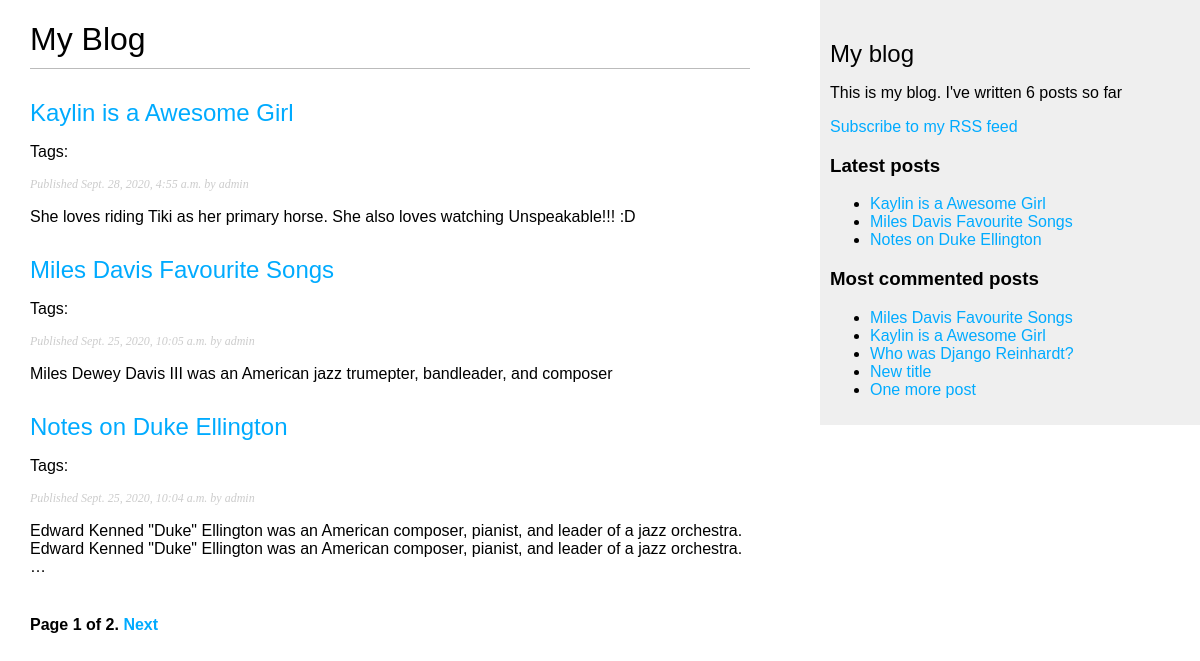
/blog/, run on an earlier commit of the app's database.
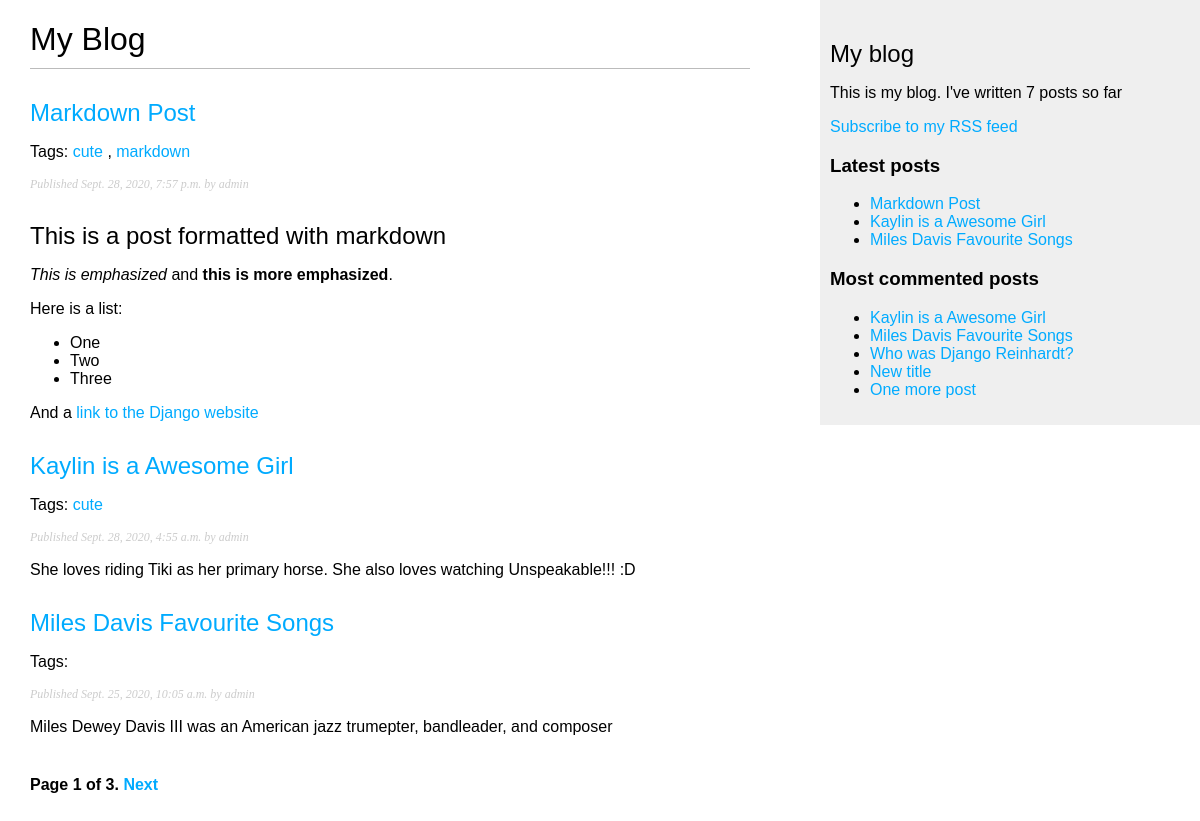
And on a later commit of the database.
### blog/models.py (models this page shows, shortened)
class Post(models.Model):
    STATUS_CHOICES = (
        ('draft', 'Draft'),
        ('published', 'Published'),
    )
    title = models.CharField(max_length=250)
    slug = models.SlugField(max_length=250,
                            unique_for_date='publish')
    author = models.ForeignKey(User,
                               on_delete=models.CASCADE,
                               related_name='blog_posts')
    body = models.TextField()
    publish = models.DateTimeField(default=timezone.now)
    created = models.DateTimeField(auto_now_add=True)
    updated = models.DateTimeField(auto_now=True)
    status = models.CharField(max_length=10,
                              choices=STATUS_CHOICES,
                              default='draft')
    objects = models.Manager()  # The default manager
    published = PublishedManager()  # Custom Manager
    tags = TaggableManager()
    class Meta:
        ordering = ('-publish',)
    def get_absolute_url(self):
        return reverse('blog:post_detail',
                       args=[self.publish.year,
                             self.publish.month,
                             self.publish.day,
                             self.slug])

### blog/views.py (the view)
# urls.py: path('', views.post_list, name='post_list'),
def post_list(request, tag_slug=None):
    object_list = Post.published.all()
    tag = None
    if tag_slug:
        tag = get_object_or_404(Tag, slug=tag_slug)
        object_list = object_list.filter(tags__in=[tag])
    paginator = Paginator(object_list, 3)  # number of posts in each page
    page = request.GET.get('page')
    try:
        posts = paginator.page(page)
    except PageNotAnInteger:
        posts = paginator.page(1)
    except EmptyPage:
        posts = paginator.page(paginator.num_pages)
    return render(request,
                  'blog/post/list.html',
                  {'page': page,
                   'posts': posts,
                   'tag': tag})

### blog/models.py (called while the page is built)
    def get_queryset(self):
        return super(PublishedManager,
                     self) \
            .get_queryset() \
            .filter(status='published')

### blog/templatetags/blog_tags.py (called while the page is built)
@register.filter(name='markdown')
def markdown_format(text):
    return mark_safe(markdown.markdown(text))

@register.simple_tag
def total_posts():
    return Post.published.count()

@register.simple_tag
def get_most_commented_posts(count=5):
    return Post.published.annotate(
        total_comments=Count('comments')
    ).order_by('-total_comments')[:count]

@register.inclusion_tag('blog/post/latest_posts.html')
def show_latest_posts(count=5):
    latest_posts = Post.published.order_by('-publish')[:count]
    return {'latest_posts': latest_posts}

### blog/templates/blog/post/list.html (shortened to what this page needs)
{% extends "blog/base.html" %}
{% load blog_tags %}
{% block content %}
    <h1>My Blog</h1>
    {% for post in posts %}
        <h2>
            <a href="{{ post.get_absolute_url }}">
                {{ post.title }}
            </a>
        </h2>
        <p class="tags">
            Tags:
            {% for tag in post.tags.all %}
                <a href="{% url "blog:post_list_by_tag" tag.slug %}">
                    {{ tag.name }}
                </a>
                {% if not forloop.last %}, {% endif %}
            {% endfor %}
        </p>
        <p class="date">
            Published {{ post.publish }} by {{ post.author }}
        </p>
        {{ post.body|markdown|truncatewords_html:30 }}
    {% endfor %}
    {% include "pagination.html" with page=posts %}
{% endblock %}

### blog/templates/blog/base.html (shortened to what this page needs)
{% load blog_tags %}
{% load static %}
<!DOCTYPE html>
<html>
<head>
    <link href="{% static "css/blog.css" %}" rel="stylesheet">
</head>
<body>
<div id="content">
    {% block content %}
    {% endblock content %}
</div>
<div id="sidebar">
    <h2>My blog</h2>
    <p>This is my blog. I've written {% total_posts %} posts so far</p>
    <p>
        <a href="{% url "blog:post_feed" %}">Subscribe to my RSS feed</a>
    </p>
    <h3>Latest posts</h3>
    {% show_latest_posts 3 %}
    <h3>Most commented posts</h3>
    {% get_most_commented_posts as most_commented_posts %}
    <ul>
        {% for post in most_commented_posts %}
            <li>
                <a href="{{ post.get_absolute_url }}">{{ post.title }}</a>
            </li>
        {% endfor %}
    </ul>
</div>
</body>
</html>

### blog/templates/pagination.html (shortened to what this page needs)
<div class="pagination">
<span class="step-links">
    <span class="current">
Page {{ page.number }} of {{ page.paginator.num_pages }}.
</span>
    {% if page.has_next %}
        <a href="?page={{ page.next_page_number }}">Next</a>
    {% endif %}
</span>
</div>

### blog/templates/blog/post/latest_posts.html
<ul>
    {% for post in latest_posts %}
        <li>
            <a href="{{ post.get_absolute_url }}">{{ post.title }}</a>
        </li>
    {% endfor %}
</ul>

### blog/static/css/blog.css (style rules this page uses)
body { margin: 0; padding: 0; font-family: helvetica, sans-serif; }
a { color: #00abff; text-decoration: none; }
h1 { font-weight: normal; border-bottom: 1px solid #bbb; padding: 0 0 10px 0; }
h2 { font-weight: normal; margin: 30px 0 0; }
#content { float: left; width: 60%; padding: 0 0 0 30px; }
#sidebar { float: right; width: 30%; padding: 10px; background: #efefef; height: 100%; }
p.date { color: #ccc; font-family: georgia, serif; font-size: 12px; font-style: italic; }
.pagination { margin: 40px 0; font-weight: bold; }

What changed in the data, as far as the page shows it:
no longer on this page (row edited): Post: title "Notes on Duke Ellington", publish "Sept. 25, 2020, 10:04 a.m.", author "admin", body "Edward Kenned \"Duke\" Ellington was an American composer, pianist, and leader of a jazz orchestra. Edward Kenned \"Duke\" Ellington was an American composer, pianist, and leader of a jazz orchestra. …"
added Post: title "Markdown Post", publish "Sept. 28, 2020, 7:57 p.m.", author "admin", body "This is a post formatted with markdown This is emphasized and this is more emphasized . Here is a list: One Two Three And a link to the Django website"
added Tag: name "cute"
added Tag: name "markdown", shown under "Markdown Post"
changed Post "Kaylin is a Awesome Girl": moves up the list
Also different on the page:
{{ page.paginator.num_pages }}: "2" → "3"
text no longer shown: "6"
text now shown: "7"
